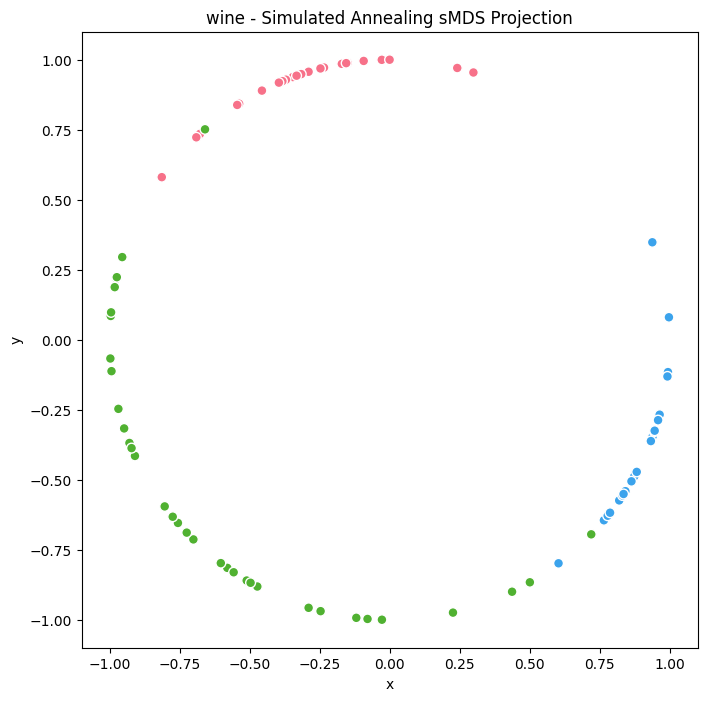
#> input picture src/results/plots/wine_-_Simulated_Annealing_sMDS_projection.png, 707 x 701 px
$ python create_summaries.py
#> lines starting #> are read from the running program, lines starting #| are printed output that depends on the picture
import os
from PIL import Image

# Define the folder paths
script_dir = os.path.dirname(os.path.abspath(__file__))
input_folder = os.path.join(script_dir, "plots")
output_image = os.path.join(script_dir, "combined_output.jpg")

ordered_filenames = [
    "wine_-_Simulated_Annealing_sMDS_projection.png",
    "wine_-_Adam_sMDS_projection.png",
    "wine_-_PSO_sMDS_projection.png",
    "wine_-_L-BFGS_sMDS_projection.png",
    "wine_-_SOM_projection.png",
    "wine_-_Spring-Force_Radial_Projection_projection.png",
    "wine_-_Isomap_2D_projection.png",
    "wine_-_MDS_2D_projection.png",
    "wine_-_PCA_2D_projection.png",
    "wine_-_t-SNE_2D_projection.png",
    "wine_-_UMAP_2D_projection.png",
    # "wine_-_MDS_1D_projection.png",
    # "wine_-_PCA_1D_projection.png"
]

# Customize the crop percentage for each edge
crop_percentages = {
    "left": 0.12,   # 10% from the left
    "right": 0.04,  # 10% from the right
    "top": 0.06,   # 5% from the top
    "bottom": 0.08  # 10% from the bottom
}

# List to store the processed images
processed_images = []

# Load and process each image
for filename in ordered_filenames:
    file_path = os.path.join(input_folder, filename)
    if os.path.exists(file_path):
        # Open image
        img = Image.open(file_path)
#> img is the input picture: PIL image 707x701 RGBA; mean R, G, B, A 251.1, 251.4, 251.1, 255
        width, height = img.size
#> width = 707; height = 701

        # Calculate crop dimensions based on specified percentages
        left = width * crop_percentages["left"]
#> left = 84.84
        right = width * (1 - crop_percentages["right"])
#> right = 678.7
        top = height * crop_percentages["top"]
#> top = 42.06
        bottom = height * (1 - crop_percentages["bottom"])
#> bottom = 644.9

        # Crop the image based on the specified edges
        cropped_img = img.crop((left, top, right, bottom))
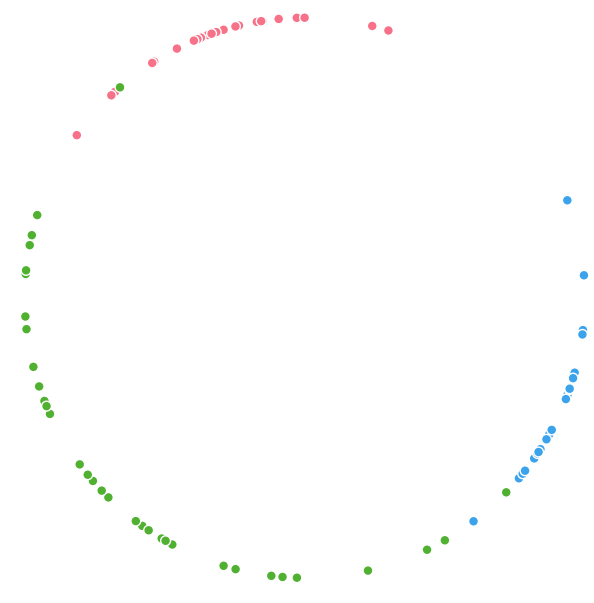
#> cropped_img: PIL image 594x603 RGBA; mean R, G, B, A 253.7, 254.1, 253.7, 255

        # Append the processed image to the list
        processed_images.append(cropped_img)
    else:
        print(f"[WARNING] {filename} not found in {input_folder}.")
#> pass 2 of the loop `for filename in ordered_filenames:`:
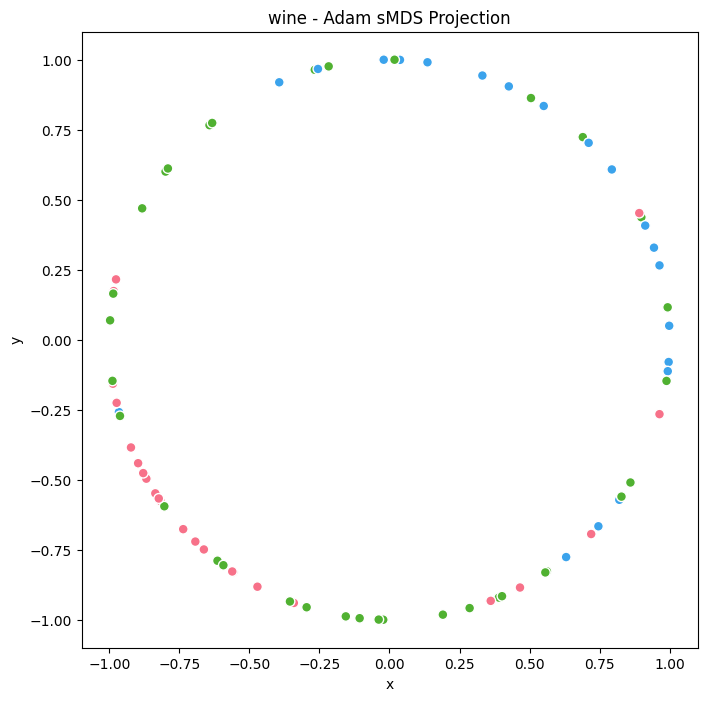
#> input picture src/results/plots/wine_-_Adam_sMDS_projection.png, 707 x 701 px
#> img is the input picture: PIL image 707x701 RGBA; mean R, G, B, A 251.3, 251.5, 251.3, 255
#> `cropped_img = img.crop((left, top, right, bottom))`:
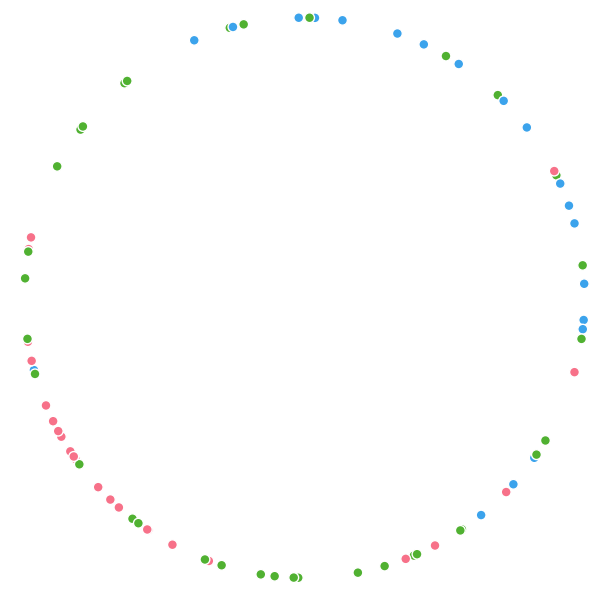
#> cropped_img: PIL image 594x603 RGBA; mean R, G, B, A 253.6, 254, 253.7, 255

# Concatenate all images horizontally
if processed_images:
    total_width = sum(img.width for img in processed_images)
    max_height = max(img.height for img in processed_images)

    combined_image = Image.new("RGB", (total_width, max_height))
#> combined_image: PIL image 1188x603 RGB; every value is 0

    x_offset = 0
    for img in processed_images:
        combined_image.paste(img, (x_offset, 0))
        x_offset += img.width
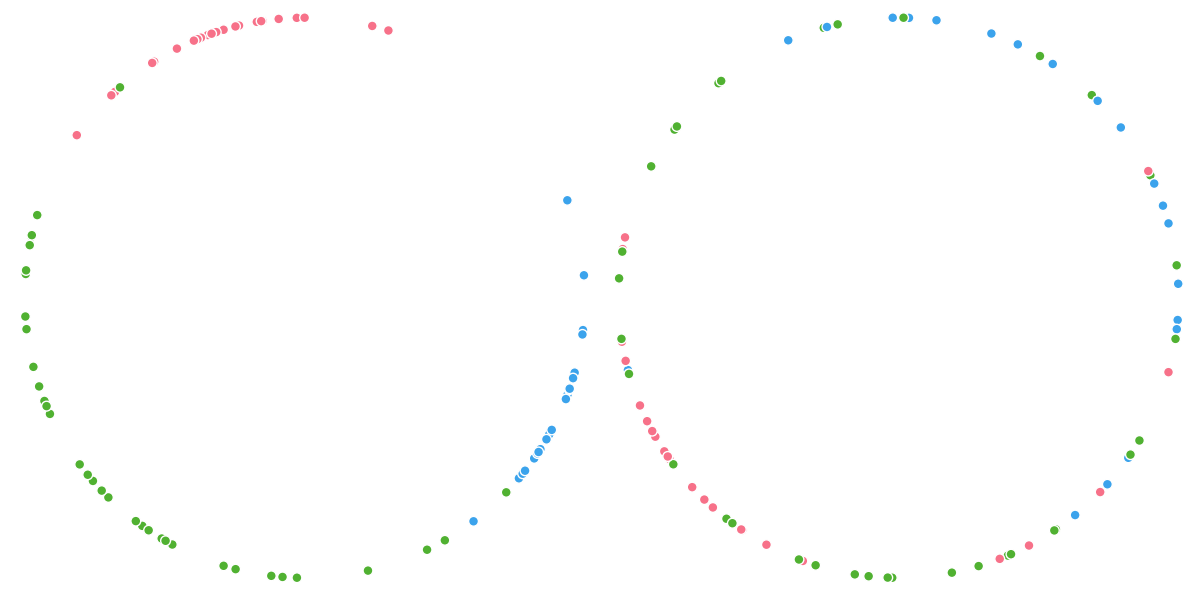
#> combined_image: PIL image 1188x603 RGB; mean R, G, B 253.7, 254, 253.7

    # Save the combined image
    combined_image.save(output_image)
    print(f"[INFO] Combined image saved as {output_image}")
else:
    print("[ERROR] No images were processed.")
